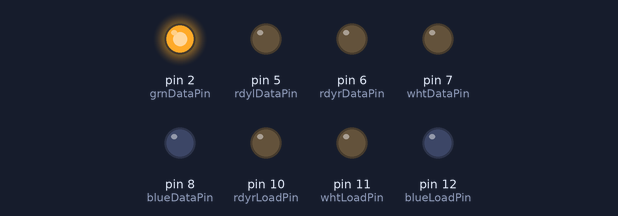
A sketch run on a simulated Arduino Uno, built with avr-gcc and run on an emulated ATmega328P. Shown: output pins drawn as LEDs (lit = HIGH). Pins used as bus, display or sensor lines are not drawn.

Above: at 0.5 s.
At 3.5 s:
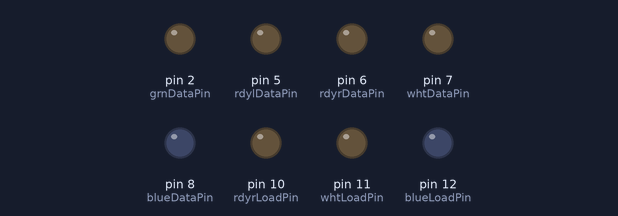
At 10.0 s:
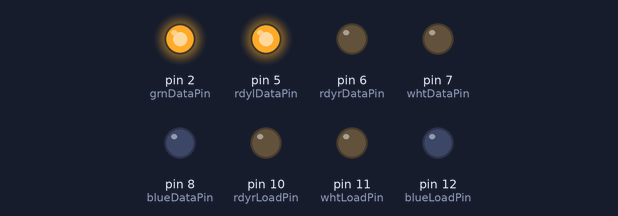
At 11.5 s:
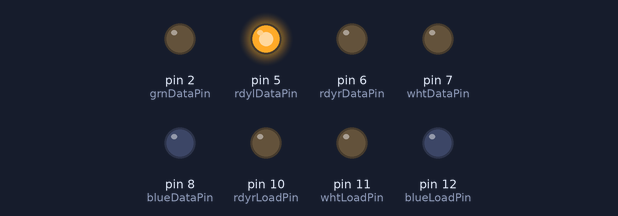
Timing chart, 0 to 13.0 s (numbered marks = the images above):
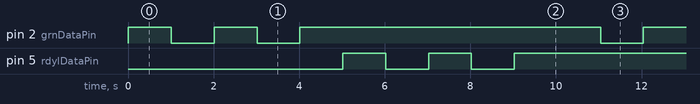

Measured:
- by itself, pin 2 (grnDataPin), pin 5 (rdylDataPin): repeats every 10.0 s: LOW 1.0 s, HIGH 1.0 s, LOW 1.0 s, HIGH 7.0 s

The sketch:

LightStage.ino
```cpp
const int grnDataPin = 2;
const int grnLoadPin = 3;
const int resetPin = 4;
const int rdylDataPin = 5;
const int rdylLoadPin = 9;
const int rdyrDataPin = 6;
const int rdyrLoadPin = 10;
const int whtDataPin = 7;
const int whtLoadPin = 11;
const int blueDataPin = 8;
const int blueLoadPin = 12;
const int loadPins[] = {3, 9, 10, 11, 12};


class PinSet {
  int dataPin;
  int loadPin;
  int numLeds;

  public:
    PinSet(int dataPin, int loadPin, int numLeds) {
      this->dataPin = dataPin;
      this->loadPin = loadPin;
      this->numLeds = numLeds;
    }
};


class PinState {
  public:
    int numPins;
    int* ptr_stateArray;
    PinState(int numPins) {
      int state[numPins];
      this->ptr_stateArray = &state[0]; // point to first element of array
    }

    void update(const int *ptr_valueArray) {  // take address of first element of external array, and store as pointer
      for (int i = 0; i < this->numPins; i++) {
        *(this->ptr_stateArray + i) = *(ptr_valueArray + i); // copy external array to class member
      }
    }
};


void serialUpdate(int dataPin, int loadPin, int pinStatus[]) {
  for (int i = 0; i < 5; i++) {
    if (pinStatus[i] == 1) {
      digitalWrite(dataPin, HIGH);
    } else if (pinStatus[i] == 0) {
      digitalWrite(dataPin, LOW);
    }

    delay(1);
    digitalWrite(loadPin, HIGH);
    delay(1);
    digitalWrite(loadPin, LOW);
    delay(1000);
  }
}


void setup() {
  for (int i = 2; i < 13; i++) {
    pinMode(i, OUTPUT);
  }

  int stateArray[5] = {1, 0, 1, 0, 1};
  PinState grnState(5);
  PinSet grnSet(grnDataPin, grnLoadPin, 5);


}


void loop() {
  digitalWrite(4, LOW);
  delay(10);
  digitalWrite(4, HIGH);

  int pinStatus[] = {1, 0, 1, 0, 1};
  serialUpdate(grnDataPin, grnLoadPin, pinStatus);

  serialUpdate(rdylDataPin, rdylLoadPin, pinStatus);
}
```
